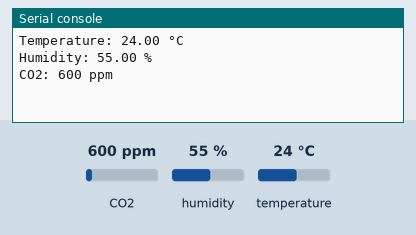
Recording of a program running on a simulated CircuitPython board. Parts: the last lines printed to the serial console. The inputs (shaded band) are chosen by the test bench; at power-on: CO2 600 ppm, humidity 55 %, temperature 24 °C.

Above: at 1.2 s.
1.3 s: CO2 set to 452 ppm
At 6.5 s:
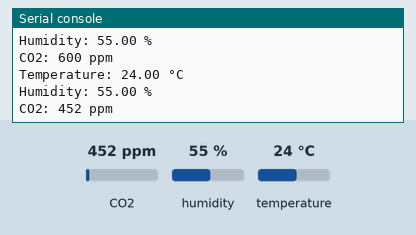
7.3 s: humidity set to 22 %
At 10.3 s:
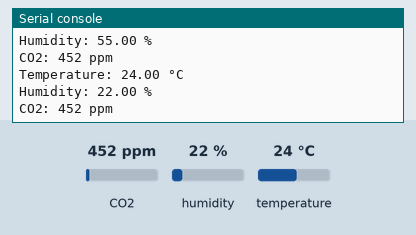
13.3 s: temperature set to 12 °C
At 15.4 s:
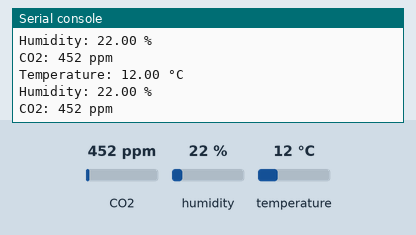

The program:

cp-co2.py
```python
import time
import board
import adafruit_scd4x


# initialize i2c bus
i2c = board.STEMMA_I2C()

# initialize SCD4x sensor
sensor = adafruit_scd4x.SCD4X(i2c)
sensor.start_periodic_measurement()

# read and show measured values every 5 seconds
while True:

    while not sensor.data_ready:
        time.sleep(0.2)

    # read and show measured values
    print("Temperature: %0.2f °C" % sensor.temperature)
    print("Humidity: %0.2f %%" % sensor.relative_humidity)
    print("CO2: %d ppm" % sensor.CO2)

    time.sleep(5)
```

Measured:
- after the input at 1.3 s, the serial console: prints a new line after 3.7 s (image 1)
- after the input at 7.3 s, the serial console: prints a new line after 2.7 s (image 2)
- after the input at 13.3 s, the serial console: prints a new line after 1.7 s (image 3)
